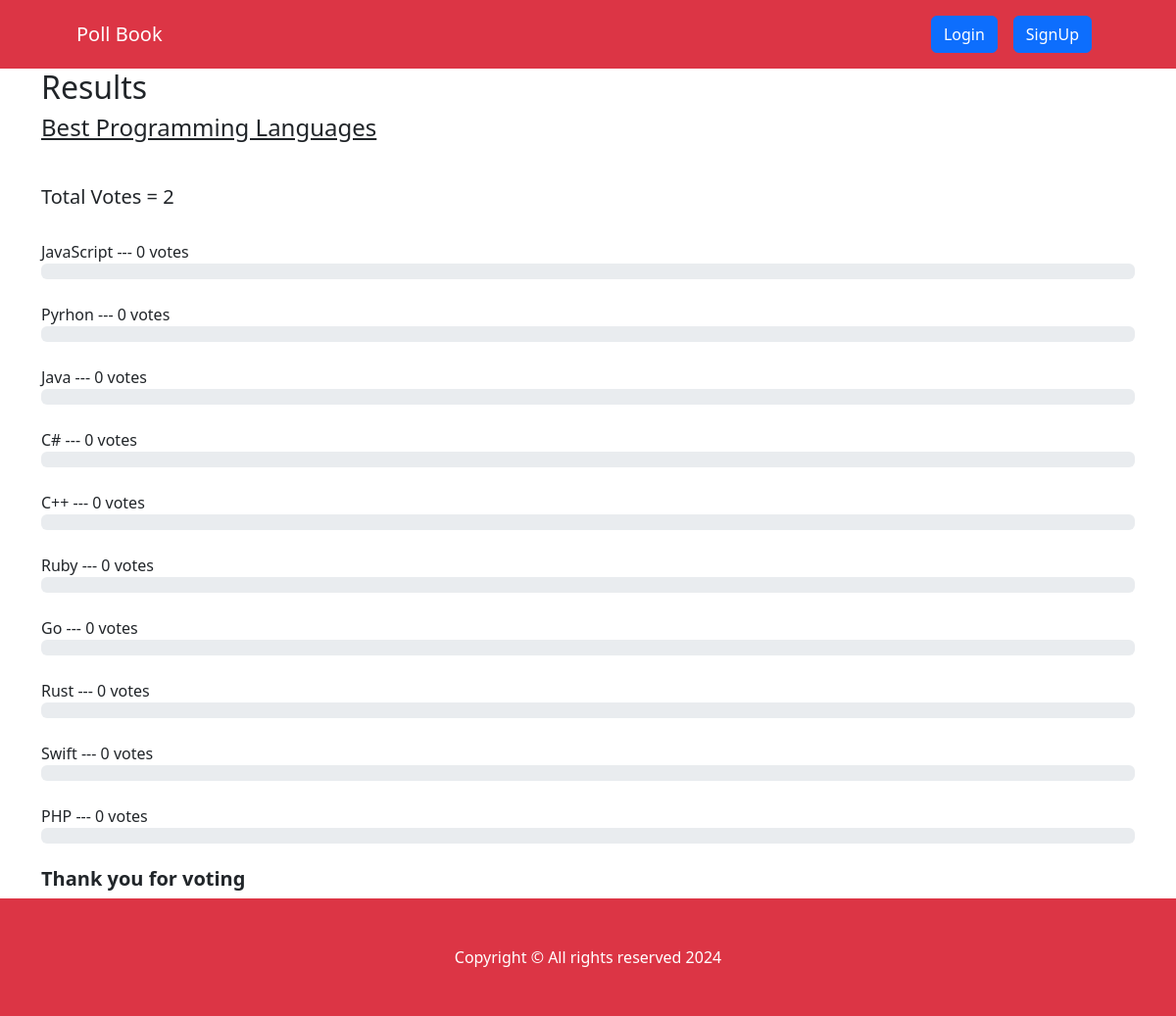
Screenshot of /result/programming_languages with the database file from the repository.
### pollapp/models.py (models this page shows, shortened)
class Category(models.Model):
    title = models.CharField(max_length=200)
    slug = models.SlugField(blank=True, null=True)
    description = models.TextField(blank=True, null=True)
    total_vote = models.IntegerField(default=0)
    voters = models.ManyToManyField(User, blank=True)

class CategoryItem(models.Model):
    title = models.CharField(max_length=200)
    total_vote = models.IntegerField(default=0)
    category = models.ForeignKey(Category, on_delete=models.CASCADE, related_name="items")
    voters = models.ManyToManyField(User, blank=True)
    @property
    def percentage_vote(self):
        category_votes = self.category.total_vote
        item_votes = self.total_vote
        if category_votes == 0:
            vote_in_percentage = 0
        else:
            vote_in_percentage = (item_votes/category_votes) * 100
        return vote_in_percentage

### pollapp/views.py (the view)
def result(request, slug):
    category = Category.objects.get(slug=slug)
    items = CategoryItem.objects.filter(category=category)
    context = {"category": category, "items": items}
    return render(request, "result.html", context)

### pollapp/templatetags/custom_filters.py (called while the page is built)
@register.filter(name="has_voted")
def has_voted(user, voters):
    return any(user.id== voter.id for voter in voters)

### pollapp/templates/result.html (shortened to what this page needs)
{% extends 'base.html' %}
{% block content %}
{% load humanize %}
{% load custom_filters %}
<div class="container result-container">
    <div class="sub-container">
      <h2>Results</h2>
      <h4>{{category.title}}</h4>
      <br>
      <h5>Total Votes = {{category.total_vote}}</h5>
      <br />
      {% for item in items  %}
      {% if request.user|has_voted:item.voters.all %}
      <small>{{item.title}}</strong> --- {{item.total_vote}} vote{{item.total_vote | pluralize:",s"}} ---  <strong>[voted]</strong> </small>
      <div class="progressContainer">
        <div class="progress">
          <div
            class="progress-bar"
            role="progressbar"
            aria-label="Example with label"
            style="width:{{item.percentage_vote | floatformat:2}}%;"
            aria-valuenow="25"
            aria-valuemin="0"
            aria-valuemax="100"
          >
          {{item.percentage_vote | floatformat:2}}%
          </div>
        </div>
      </div>
      <br>
      {% else %}
      <small>{{item.title}}</strong> --- {{item.total_vote}} vote{{item.total_vote | pluralize:",s"}} </small>
      <div class="progressContainer">
        <div class="progress">
        </div>
      </div>
      <br>
      {% endif %}
      {% endfor %}
      <h5 style="font-weight: bold">Thank you for voting</h5>
    </div>
  </div>
{% endblock content %}

### pollapp/templates/base.html (shortened to what this page needs)
<!DOCTYPE html>
{% load static %}
<html lang="en">
<head>
    <link href="https://cdn.jsdelivr.net/npm/bootstrap-icons@1.4.1/font/bootstrap-icons.css" rel="stylesheet" />
    <link rel="stylesheet" href="{% static 'css/bootstrap.css' %}">
    <link rel="stylesheet" href="{% static 'css/style.css' %}">
</head>
<body>
     <nav class="navbar navbar-expand-lg navbar-dark bg-danger">
        <div class="container px-lg-5">
            <a class="navbar-brand" href="{% url 'index'  %}">Poll Book</a>
            <div class="collapse navbar-collapse" id="navbarSupportedContent">
                <ul class="navbar-nav ms-auto mb-2 mb-lg-0">
                    {% if request.user.is_authenticated %}
                    <li class="nav-item"><a class="nav-link" href="#"><button class="btn btn-light">Hi, {{request.user.username}}</button></a></li>
                    <li class="nav-item"><a class="nav-link" href="{% url 'logout' %}"><button class="btn btn-secondary">Logout</button></a></li>
                    {% else %}
                    <li class="nav-item"><a class="nav-link" href="{% url 'signin' %}"><button class="btn btn-primary">Login</button></a></li>
                    <li class="nav-item"><a class="nav-link" href="{% url 'signup' %}"><button class="btn btn-primary">SignUp</button></a></li>
                    {% endif %}
                </ul>
            </div>
        </div>
    </nav>
    {% block content %}
    {% endblock content %}
     <footer class="py-5 bg-danger">
        <div class="container"><p class="m-0 text-center text-white">Copyright &copy; All rights reserved 2024</p></div>
    </footer>
</body>
</html>

### pollapp/static/css/style.css (style rules this page uses)
* { box-sizing: border-box; }
.result-container { display: flex; align-items: center; justify-content: center; }
.sub-container { width: inherit }
.result-container h4 { text-decoration: underline; margin-bottom: 20px; }
.result-container small { font-size: 16px; font-weight: 500; }

### rows the page displays
Category: title "Best Programming Languages", total_vote "2"
CategoryItem: title "JavaScript", total_vote "0", total_vote|pluralize "s"
CategoryItem: title "Pyrhon", total_vote "0", total_vote|pluralize "s"
CategoryItem: title "Java", total_vote "0", total_vote|pluralize "s"
CategoryItem: title "C#", total_vote "0", total_vote|pluralize "s"
CategoryItem: title "C++", total_vote "0", total_vote|pluralize "s"
CategoryItem: title "Ruby", total_vote "0", total_vote|pluralize "s"
CategoryItem: title "Go", total_vote "0", total_vote|pluralize "s"
CategoryItem: title "Rust", total_vote "0", total_vote|pluralize "s"
CategoryItem: title "Swift", total_vote "0", total_vote|pluralize "s"
CategoryItem: title "PHP", total_vote "0", total_vote|pluralize "s"
